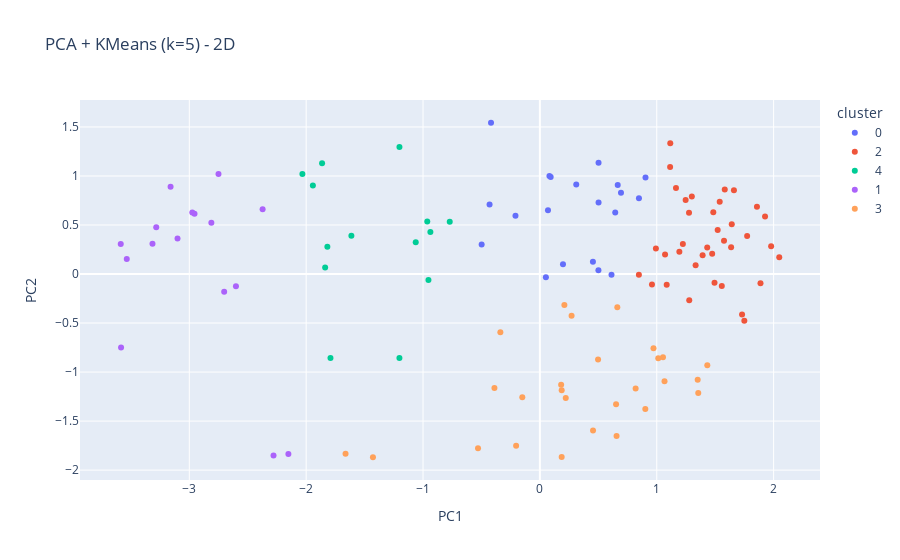

Notebook source saved alongside this figure:
### Code cell
from predicting_odor_from_molecular_structure import plotly_pca_kmeans
#plotly_pca_kmeans(similarity, n_components=2, n_clusters=6)
coords, clusters, df_plot = plotly_pca_kmeans(similarity, n_components=2, n_clusters=5)
df_plot

### Figure 1 — Plotly figure (JSON) as saved in the notebook; plotly's stock layout.template omitted (floating-point values rounded to 4 significant figures)
{"data": [{"hovertemplate": "<b>%{hovertext}</b><br><br>cluster=0<br>PC1=%{x}<br>PC2=%{y}<extra></extra>", "hovertext": ["fruity", "earthy", "vegetable", "cheesy", "pungent", "fermented", "musty", "cocoa", "cognac", "dairy", "mushroom", "leafy", "ripe", "grassy", "grapefruit", "violet", "lemon", "metallic", "aldehydic", "black currant"], "legendgroup": "0", "marker": {"color": "#636efa", "symbol": "circle"}, "mode": "markers", "name": "0", "orientation": "v", "showlegend": true, "type": "scatter", "x": [0.6128, 0.6447, -0.4181, 0.5019, 0.666, 0.8477, 0.4537, 0.06914, 0.3111, 0.6939, 0.09228, 0.5019, -0.4983, 0.9037, -0.209, 0.1975, 0.05128, 0.08164, 0.5008, -0.4307], "xaxis": "x", "y": [-0.008462, 0.6281, 1.543, 1.134, 0.9091, 0.7722, 0.1242, 0.6514, 0.912, 0.8279, 0.9907, 0.7284, 0.3009, 0.9847, 0.5948, 0.09931, -0.03345, 0.9989, 0.03955, 0.7093], "yaxis": "y"}, {"hovertemplate": "<b>%{hovertext}</b><br><br>cluster=2<br>PC1=%{x}<br>PC2=%{y}<extra></extra>", "hovertext": ["green", "sweet", "floral", "fatty", "herbal", "waxy", "apple", "fresh", "woody", "tropical", "citrus", "oily", "ethereal", "winey", "rose", "caramellic", "pineapple", "buttery", "pear", "creamy", "melon", "berry", "banana", "rum", "orange", "sharp", "peach", "grape", "sour", "jasmine", "milky", "apricot", "brandy", "plum", "strawberry", "chamomile"], "legendgroup": "2", "marker": {"color": "#EF553B", "symbol": "circle"}, "mode": "markers", "name": "2", "orientation": "v", "showlegend": true, "type": "scatter", "x": [1.521, 1.636, 1.888, 1.164, 2.048, 1.3, 1.66, 1.927, 1.749, 1.116, 1.474, 1.276, 1.247, 1.857, 1.73, 1.333, 1.539, 0.8471, 1.582, 0.9591, 1.114, 1.979, 1.484, 1.223, 1.085, 1.773, 1.432, 1.642, 1.071, 1.278, 1.193, 1.576, 0.9927, 1.494, 1.392, 1.557], "xaxis": "x", "y": [0.4479, 0.2732, -0.09338, 0.8765, 0.1698, 0.79, 0.8538, 0.5871, -0.4762, 1.334, 0.2065, 0.6259, 0.7556, 0.6856, -0.4122, 0.09064, 0.7376, -0.007671, 0.8627, -0.1065, 1.091, 0.2832, 0.6293, 0.307, -0.1092, 0.3868, 0.2704, 0.5066, 0.1981, -0.2678, 0.2265, 0.3404, 0.2595, -0.0897, 0.1903, -0.1227], "yaxis": "y"}, {"hovertemplate": "<b>%{hovertext}</b><br><br>cluster=4<br>PC1=%{x}<br>PC2=%{y}<extra></extra>", "hovertext": ["sulfurous", "nutty", "burnt", "alcoholic", "odorless", "fishy", "chocolate", "cabbage", "bread", "cucumber", "malty", "tomato", "radish", "catty"], "legendgroup": "4", "marker": {"color": "#00cc96", "symbol": "circle"}, "mode": "markers", "name": "4", "orientation": "v", "showlegend": true, "type": "scatter", "x": [-1.864, -0.7714, -1.819, -0.9371, -1.202, -1.838, -0.9536, -2.032, -1.792, -0.9637, -1.062, -1.202, -1.613, -1.943], "xaxis": "x", "y": [1.13, 0.532, 0.2779, 0.4293, -0.8561, 0.06643, -0.06096, 1.021, -0.8553, 0.5347, 0.3241, 1.295, 0.3912, 0.903], "yaxis": "y"}, {"hovertemplate": "<b>%{hovertext}</b><br><br>cluster=1<br>PC1=%{x}<br>PC2=%{y}<extra></extra>", "hovertext": ["meaty", "roasted", "onion", "garlic", "savory", "alliaceous", "coffee", "smoky", "hazelnut", "chicken", "potato", "beefy", "popcorn", "brothy", "leathery", "horseradish"], "legendgroup": "1", "marker": {"color": "#ab63fa", "symbol": "circle"}, "mode": "markers", "name": "1", "orientation": "v", "showlegend": true, "type": "scatter", "x": [-2.955, -2.811, -2.974, -3.587, -3.16, -2.75, -3.283, -2.279, -2.601, -2.373, -3.101, -3.535, -3.584, -3.315, -2.152, -2.702], "xaxis": "x", "y": [0.6155, 0.5234, 0.6278, 0.3066, 0.89, 1.021, 0.4758, -1.85, -0.1254, 0.6618, 0.362, 0.1519, -0.7491, 0.3098, -1.835, -0.1799], "yaxis": "y"}, {"hovertemplate": "<b>%{hovertext}</b><br><br>cluster=3<br>PC1=%{x}<br>PC2=%{y}<extra></extra>", "hovertext": ["spicy", "balsamic", "mint", "honey", "phenolic", "camphoreous", "vanilla", "tobacco", "aromatic", "almond", "gasoline", "animal", "anisic", "coconut", "cherry", "hay", "solvent", "warm", "coumarinic", "medicinal", "pine", "tea", "dry", "ketonic", "orris", "cinnamon", "musk"], "legendgroup": "3", "marker": {"color": "#FFA15A", "symbol": "circle"}, "mode": "markers", "name": "3", "orientation": "v", "showlegend": true, "type": "scatter", "x": [1.067, 1.355, 1.053, 1.433, -1.429, -0.1505, 0.1864, 1.013, 0.9021, 0.2213, 0.2096, 0.1819, 0.656, 0.2712, 0.8191, 0.6518, -0.3384, 0.4546, -0.5296, -1.663, 0.1866, 1.35, -0.3891, 0.6624, 0.4978, -0.2035, 0.9721], "xaxis": "x", "y": [-1.093, -1.213, -0.85, -0.9298, -1.869, -1.256, -1.866, -0.8591, -1.378, -1.266, -0.3167, -1.128, -1.653, -0.4247, -1.167, -1.328, -0.5941, -1.596, -1.778, -1.834, -1.186, -1.078, -1.162, -0.3378, -0.8727, -1.752, -0.757], "yaxis": "y"}], "layout": {"legend": {"title": {"text": "cluster"}, "tracegroupgap": 0}, "title": {"text": "PCA + KMeans (k=5) - 2D"}, "xaxis": {"anchor": "y", "domain": [0, 1], "title": {"text": "PC1"}}, "yaxis": {"anchor": "x", "domain": [0, 1], "title": {"text": "PC2"}}}}
